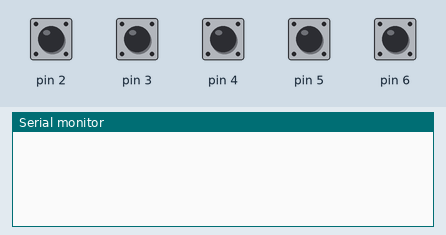
Recording of a sketch running on a simulated Arduino Uno, built with avr-gcc and run on an emulated ATmega328P. Parts: the last lines printed to the serial monitor. The inputs (shaded band) are chosen by the test bench; at power-on: pin 2–6 HIGH.

Above: at 1.2 s.
1.3 s: pin 2 pulled LOW for 0.15 s
At 2.4 s:
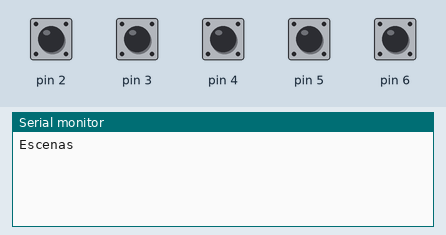
2.9 s: pin 3 pulled LOW for 0.15 s
At 3.4 s:
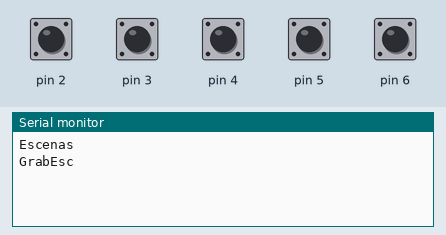
4.5 s: pin 4 pulled LOW for 0.15 s
At 5.8 s:
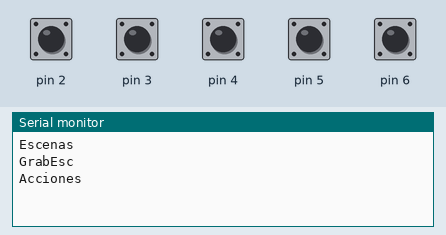
6.1 s: pin 5 pulled LOW for 0.15 s
At 7.1 s:
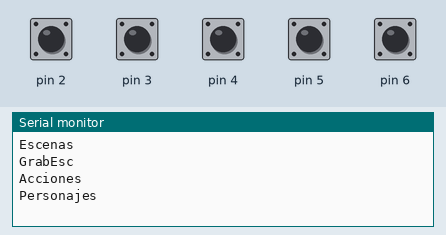
7.7 s: pin 6 pulled LOW for 0.15 s
At 9.3 s:
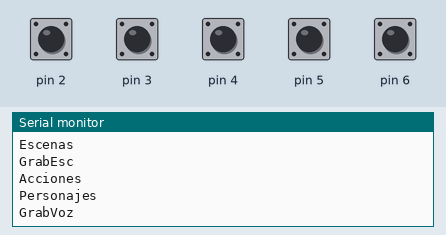

Measured:
- after the input at 1.3 s, the serial monitor: prints a new line after 0.16 s (image 1)
- after the input at 2.9 s, the serial monitor: prints a new line after 0.15 s (image 2)
- after the input at 4.5 s, the serial monitor: prints a new line after 0.16 s (image 3)
- after the input at 6.1 s, the serial monitor: prints a new line after 0.16 s (image 4)
- after the input at 7.7 s, the serial monitor: prints a new line after 0.15 s (image 5)

The sketch:

Arduino1.ino
```cpp
int numero_botones = 5;
int bts[5];
bool btgs[5];
String mensaje[] = {"Escenas","GrabEsc","Acciones","Personajes","GrabVoz"};

void setup() {
  Serial.begin(9600);
  for(int i=0; i<numero_botones; i++){
    bts[i] = i+2;
    }
  for( int i=0; i < numero_botones; i++){
    btgs[i] = false;
    }
  for(int i=0;i< numero_botones; i++){
    pinMode(bts[i],INPUT_PULLUP);
    }

}

void loop() {
  for(int i=0; i< numero_botones; i++){

    if(!btgs[i]){
      if(digitalRead(bts[i]) == LOW){
        //Serial.print("bt:" + String(i) + ":");
        //Serial.println(1);
        btgs[i] = true;
        }
      }
      else{
        if(digitalRead(bts[i]) == HIGH){

          //Serial.print("bt:" + String(i) + ":");
          Serial.println(mensaje[i]);
          //Serial.println(0);
          btgs[i] = false;
          }
        }
    }
    delay(15);

}
```
